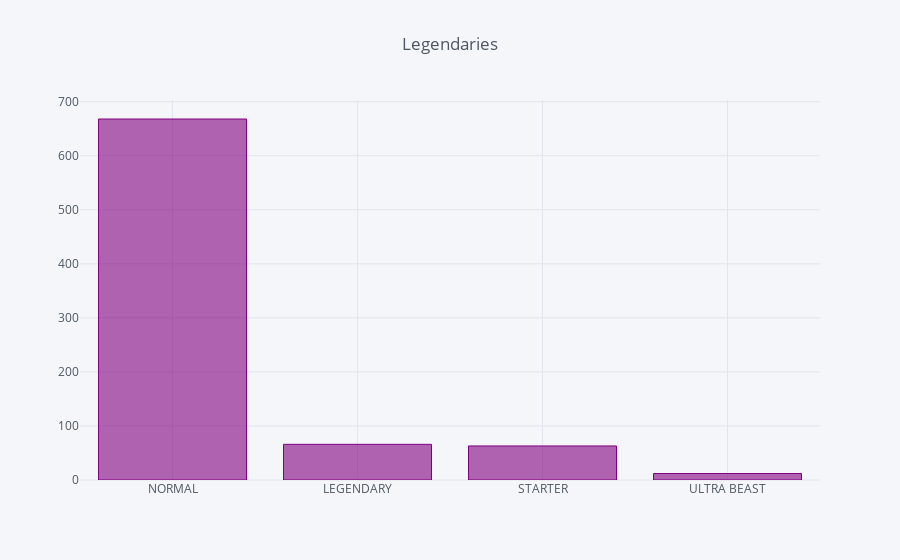

Notebook code cell kept with this figure:
### Code cell
series.iplot(kind='bar', color='purple' ,title='Legendaries')

### Figure 1 — Plotly figure (JSON) as saved in the notebook; plotly's stock layout.template omitted (floating-point values rounded to 4 significant figures)
{"data": [{"marker": {"color": "rgba(128, 0, 128, 0.6)", "line": {"color": "rgba(128, 0, 128, 1.0)", "width": 1}}, "name": "Legendary", "orientation": "v", "text": "", "type": "bar", "uid": "bf75ca40-aff7-11e9-937d-38f9d35d1f9f", "x": ["NORMAL", "LEGENDARY", "STARTER", "ULTRA BEAST"], "y": [668, 66, 63, 12]}], "layout": {"legend": {"bgcolor": "#F5F6F9", "font": {"color": "#4D5663"}}, "paper_bgcolor": "#F5F6F9", "plot_bgcolor": "#F5F6F9", "title": "Legendaries", "titlefont": {"color": "#4D5663"}, "xaxis": {"gridcolor": "#E1E5ED", "showgrid": true, "tickfont": {"color": "#4D5663"}, "title": "", "titlefont": {"color": "#4D5663"}, "zerolinecolor": "#E1E5ED"}, "yaxis": {"gridcolor": "#E1E5ED", "showgrid": true, "tickfont": {"color": "#4D5663"}, "title": "", "titlefont": {"color": "#4D5663"}, "zerolinecolor": "#E1E5ED"}}}
